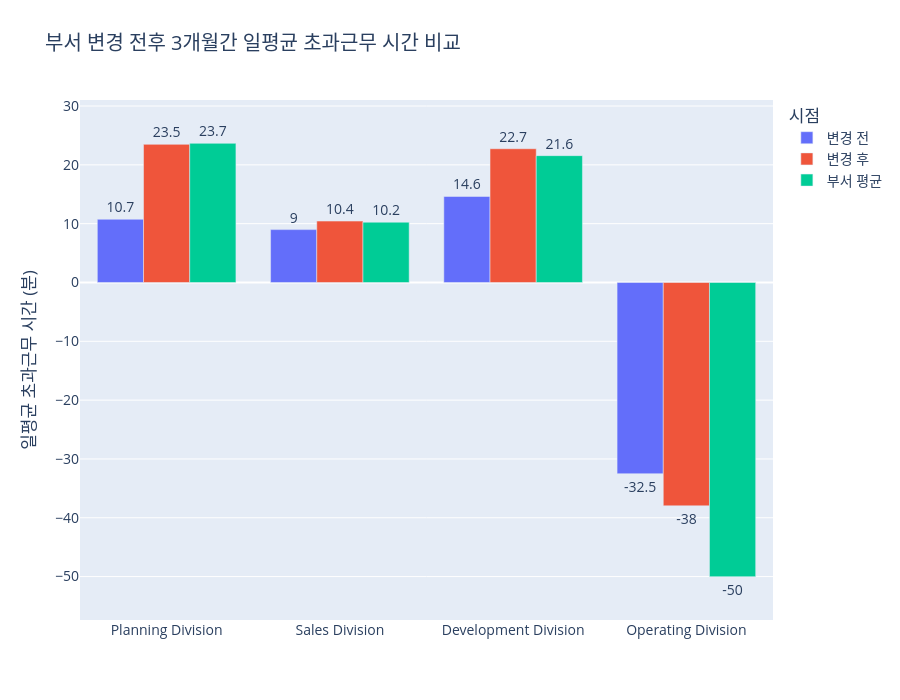

The code cell stored with this chart in its notebook:
### Code cell
# 2. 필요한 모듈 임포트
import pandas as pd
import plotly.graph_objects as go
import plotly.io as pio
from IPython.display import display

from services.data_preparer import prepare_proposal_15_data
from services.proposal_views.proposal_15_view import create_figure_and_df

# --- 테스트 실행 ---

# 1. app.py의 역할 (1): 데이터 준비 함수를 호출하여 필요한 데이터를 미리 로드합니다.
print("Step 1: `data_preparer`를 통해 분석용 데이터와 순서 정보를 준비합니다...")
# 글로벌 필터는 모두 기본값('전체')으로 호출
data_bundle = prepare_proposal_15_data() 
analysis_df = data_bundle.get("analysis_df", pd.DataFrame())
order_map = data_bundle.get("order_map", {})
print(" -> 데이터 준비 완료!")


# 2. app.py의 역할 (2): 사용자가 Streamlit 위젯을 통해 필터를 선택했다고 가정합니다.
# 이 그래프는 '부서별' 드릴다운 기능만 가지고 있습니다.
# ----- 테스트하고 싶은 값으로 변경 -----
drilldown_selection = '전체'    # '전체' 또는 특정 Division 이름 (예: 'Development Division')
# -----------------------------------

print(f"Step 2: 사용자가 '{drilldown_selection}' 그룹으로 보기를 선택했습니다.")


# 3. app.py의 역할 (3): view 함수에 준비된 모든 데이터와 필터 값을 전달하여 결과물 생성
print("Step 3: `view` 모듈을 호출하여 그래프와 요약 테이블을 생성합니다...")
if not analysis_df.empty:
    fig, aggregate_df = create_figure_and_df(
        analysis_df=analysis_df, 
        drilldown_selection=drilldown_selection,
        order_map=order_map
    )
    print(" -> 생성 완료!")
else:
    print(" -> 분석할 데이터가 없어 빈 결과물을 생성합니다.")
    fig, aggregate_df = go.Figure(), pd.DataFrame()


# --- 결과 확인 ---

# 4. ipynb에서 생성된 그래프를 확인합니다.
print("\n--- [결과 1] 생성된 Plotly 그래프 ---")
# pio.renderers.default = 'vscode' 
fig.show()

# 5. ipynb에서 생성된 요약 테이블(aggregate_df)을 확인합니다.
print(f"\n--- [결과 2] 생성된 요약 테이블 ---")
display(aggregate_df)

### Figure 1 — Plotly figure (JSON) as saved in the notebook; plotly's stock layout.template omitted (floating-point values rounded to 4 significant figures)
{"data": [{"name": "변경 전", "text": [14.6, -32.5, 10.7, 9.0], "textposition": "outside", "type": "bar", "x": ["Development Division", "Operating Division", "Planning Division", "Sales Division"], "y": [14.63, -32.51, 10.74, 8.989]}, {"name": "변경 후", "text": [22.7, -38.0, 23.5, 10.4], "textposition": "outside", "type": "bar", "x": ["Development Division", "Operating Division", "Planning Division", "Sales Division"], "y": [22.74, -37.97, 23.48, 10.44]}, {"name": "부서 평균", "text": [21.6, -50.0, 23.7, 10.2], "textposition": "outside", "type": "bar", "x": ["Development Division", "Operating Division", "Planning Division", "Sales Division"], "y": [21.56, -50.01, 23.66, 10.25]}], "layout": {"barmode": "group", "font": {"size": 14}, "height": 700, "legend": {"title": {"text": "시점"}}, "title": {"text": "부서 변경 전후 3개월간 일평균 초과근무 시간 비교"}, "xaxis": {"categoryarray": ["Planning Division", "Sales Division", "Development Division", "Operating Division"], "categoryorder": "array"}, "yaxis": {"range": [-57.38, 31.02], "title": {"text": "일평균 초과근무 시간 (분)"}}}}
